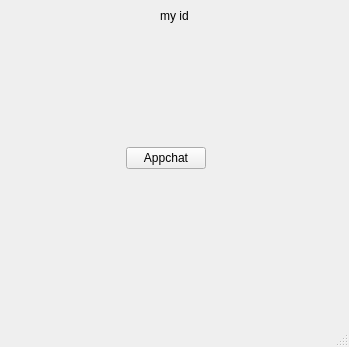
<?xml version="1.0" encoding="UTF-8"?>
<ui version="4.0">
 <class>Appchat</class>
 <widget class="QMainWindow" name="Appchat">
  <property name="geometry">
   <rect>
    <x>0</x>
    <y>0</y>
    <width>349</width>
    <height>347</height>
   </rect>
  </property>
  <property name="windowTitle">
   <string>Appchat</string>
  </property>
  <widget class="QWidget" name="centralwidget">
   <layout class="QGridLayout" name="gridLayout">
    <item row="0" column="0">
     <widget class="QLabel" name="label_my_id">
      <property name="layoutDirection">
       <enum>Qt::LeftToRight</enum>
      </property>
      <property name="text">
       <string>my id</string>
      </property>
      <property name="alignment">
       <set>Qt::AlignCenter</set>
      </property>
     </widget>
    </item>
    <item row="1" column="0">
     <widget class="QStackedWidget" name="stackedWidget_appChat">
      <property name="currentIndex">
       <number>0</number>
      </property>
      <widget class="QWidget" name="page_1">
       <widget class="QWidget" name="">
        <property name="geometry">
         <rect>
          <x>70</x>
          <y>70</y>
          <width>174</width>
          <height>118</height>
         </rect>
        </property>
        <layout class="QGridLayout" name="gridLayout_4">
         <item row="0" column="1">
          <spacer name="verticalSpacer">
           <property name="orientation">
            <enum>Qt::Vertical</enum>
           </property>
           <property name="sizeHint" stdset="0">
            <size>
             <width>20</width>
             <height>40</height>
            </size>
           </property>
          </spacer>
         </item>
         <item row="1" column="0">
          <spacer name="horizontalSpacer">
           <property name="orientation">
            <enum>Qt::Horizontal</enum>
           </property>
           <property name="sizeHint" stdset="0">
            <size>
             <width>40</width>
             <height>20</height>
            </size>
           </property>
          </spacer>
         </item>
         <item row="1" column="1">
          <widget class="QPushButton" name="pushButton_start">
           <property name="text">
            <string>Appchat</string>
           </property>
          </widget>
         </item>
         <item row="1" column="2">
          <spacer name="horizontalSpacer_2">
           <property name="orientation">
            <enum>Qt::Horizontal</enum>
           </property>
           <property name="sizeHint" stdset="0">
            <size>
             <width>40</width>
             <height>20</height>
            </size>
           </property>
          </spacer>
         </item>
         <item row="2" column="1">
          <spacer name="verticalSpacer_2">
           <property name="orientation">
            <enum>Qt::Vertical</enum>
           </property>
           <property name="sizeHint" stdset="0">
            <size>
             <width>20</width>
             <height>40</height>
            </size>
           </property>
          </spacer>
         </item>
        </layout>
       </widget>
      </widget>
      <widget class="QWidget" name="page_2">
       <property name="maximumSize">
        <size>
         <width>16777215</width>
         <height>539</height>
        </size>
       </property>
       <widget class="QWidget" name="">
        <property name="geometry">
         <rect>
          <x>50</x>
          <y>80</y>
          <width>254</width>
          <height>120</height>
         </rect>
        </property>
        <layout class="QGridLayout" name="gridLayout_5">
         <item row="0" column="1">
          <spacer name="verticalSpacer_3">
           <property name="orientation">
            <enum>Qt::Vertical</enum>
           </property>
           <property name="sizeHint" stdset="0">
            <size>
             <width>20</width>
             <height>40</height>
            </size>
           </property>
          </spacer>
         </item>
         <item row="1" column="0">
          <spacer name="horizontalSpacer_3">
           <property name="orientation">
            <enum>Qt::Horizontal</enum>
           </property>
           <property name="sizeHint" stdset="0">
            <size>
             <width>40</width>
             <height>20</height>
            </size>
           </property>
          </spacer>
         </item>
         <item row="1" column="1">
          <layout class="QHBoxLayout" name="horizontalLayout">
           <item>
            <widget class="QComboBox" name="comboBox_list_connect"/>
           </item>
           <item>
            <widget class="QPushButton" name="pushButton_connect">
             <property name="text">
              <string>Connect</string>
             </property>
            </widget>
           </item>
          </layout>
         </item>
         <item row="1" column="2">
          <spacer name="horizontalSpacer_4">
           <property name="orientation">
            <enum>Qt::Horizontal</enum>
           </property>
           <property name="sizeHint" stdset="0">
            <size>
             <width>40</width>
             <height>20</height>
            </size>
           </property>
          </spacer>
         </item>
         <item row="2" column="1">
          <spacer name="verticalSpacer_4">
           <property name="orientation">
            <enum>Qt::Vertical</enum>
           </property>
           <property name="sizeHint" stdset="0">
            <size>
             <width>20</width>
             <height>40</height>
            </size>
           </property>
          </spacer>
         </item>
        </layout>
       </widget>
      </widget>
      <widget class="QWidget" name="page">
       <widget class="QWidget" name="">
        <property name="geometry">
         <rect>
          <x>0</x>
          <y>0</y>
          <width>321</width>
          <height>301</height>
         </rect>
        </property>
        <layout class="QGridLayout" name="gridLayout_6">
         <item row="0" column="0" colspan="2">
          <widget class="QPushButton" name="pushButton_back">
           <property name="text">
            <string>back</string>
           </property>
          </widget>
         </item>
         <item row="0" column="2">
          <spacer name="horizontalSpacer_5">
           <property name="orientation">
            <enum>Qt::Horizontal</enum>
           </property>
           <property name="sizeHint" stdset="0">
            <size>
             <width>40</width>
             <height>20</height>
            </size>
           </property>
          </spacer>
         </item>
         <item row="1" column="0">
          <spacer name="verticalSpacer_5">
           <property name="orientation">
            <enum>Qt::Vertical</enum>
           </property>
           <property name="sizeHint" stdset="0">
            <size>
             <width>20</width>
             <height>40</height>
            </size>
           </property>
          </spacer>
         </item>
         <item row="1" column="1" rowspan="2" colspan="3">
          <layout class="QGridLayout" name="gridLayout_3">
           <item row="0" column="0">
            <widget class="QLabel" name="label">
             <property name="text">
              <string>Enemy</string>
             </property>
            </widget>
           </item>
           <item row="1" column="0">
            <layout class="QGridLayout" name="gridLayout_2">
             <item row="0" column="0">
              <widget class="QTextEdit" name="textEdit_show_msg"/>
             </item>
             <item row="1" column="0">
              <layout class="QHBoxLayout" name="horizontalLayout_2">
               <item>
                <widget class="QLineEdit" name="lineEdit_send_msg"/>
               </item>
               <item>
                <widget class="QPushButton" name="pushButton_send_msg">
                 <property name="text">
                  <string>Send</string>
                 </property>
                </widget>
               </item>
              </layout>
             </item>
            </layout>
           </item>
          </layout>
         </item>
         <item row="2" column="4">
          <spacer name="horizontalSpacer_6">
           <property name="orientation">
            <enum>Qt::Horizontal</enum>
           </property>
           <property name="sizeHint" stdset="0">
            <size>
             <width>40</width>
             <height>20</height>
            </size>
           </property>
          </spacer>
         </item>
         <item row="3" column="3">
          <spacer name="verticalSpacer_6">
           <property name="orientation">
            <enum>Qt::Vertical</enum>
           </property>
           <property name="sizeHint" stdset="0">
            <size>
             <width>20</width>
             <height>40</height>
            </size>
           </property>
          </spacer>
         </item>
        </layout>
       </widget>
      </widget>
     </widget>
    </item>
   </layout>
  </widget>
  <widget class="QMenuBar" name="menubar">
   <property name="geometry">
    <rect>
     <x>0</x>
     <y>0</y>
     <width>349</width>
     <height>21</height>
    </rect>
   </property>
  </widget>
  <widget class="QStatusBar" name="statusbar"/>
 </widget>
 <resources/>
 <connections/>
</ui>
